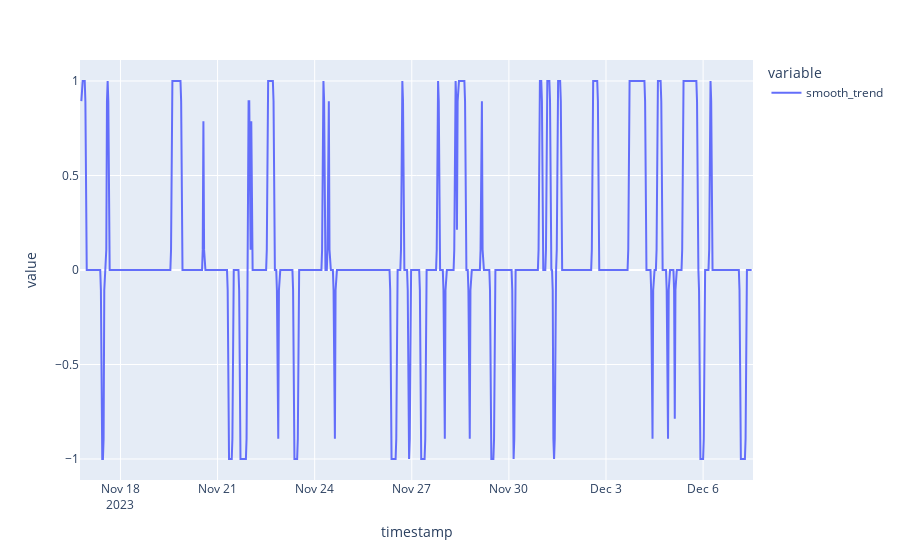

The notebook cell saved with this chart:
### Code cell
candles['smooth_trend'].plot()

### Figure 1 — Plotly figure (JSON) as saved in the notebook; plotly's stock layout.template omitted (floating-point values rounded to 4 significant figures; data arrays with more than 128 entries replaced by an {"elided": "..."} marker saying what was removed)
{"data": [{"hovertemplate": "variable=smooth_trend<br>timestamp=%{x}<br>value=%{y}<extra></extra>", "legendgroup": "smooth_trend", "line": {"color": "#636efa", "dash": "solid"}, "marker": {"symbol": "circle"}, "mode": "lines", "name": "smooth_trend", "orientation": "v", "showlegend": true, "type": "scatter", "x": {"elided": "999 str values"}, "xaxis": "x", "y": {"elided": "999 float values"}, "yaxis": "y"}], "layout": {"legend": {"title": {"text": "variable"}, "tracegroupgap": 0}, "margin": {"t": 60}, "xaxis": {"anchor": "y", "domain": [0, 1], "title": {"text": "timestamp"}}, "yaxis": {"anchor": "x", "domain": [0, 1], "title": {"text": "value"}}}}
